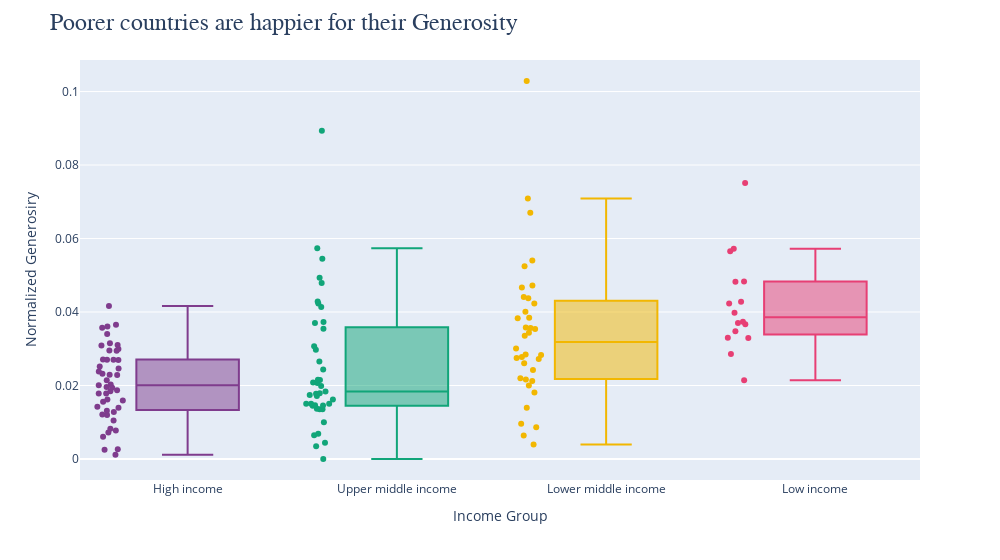

Source (notebook cell):
### Code cell
px.box(merged_df_2,
       x="Income_group",
       y="normalized_Generosity",
       color="Income_group",
       color_discrete_sequence=px.colors.qualitative.Bold,         # This is for Income
       points="all",
       hover_data="Country",
       width=1000).update_layout(showlegend=False).update_layout(
           title={
               'text': "Poorer countries are happier for their Generosity",  # Add your desired title here
               'font': {
                   'family': "Playfair Display",  # Specify the font family here
                    'size': 24  # You can adjust the size if needed
                    },
                    },
                    yaxis_title="Normalized Generosiry",
                    xaxis_title="Income Group",
    showlegend=False  # Hide the legend
)

### Figure 1 — Plotly figure (JSON) as saved in the notebook; plotly's stock layout.template omitted (floating-point values rounded to 4 significant figures)
{"data": [{"alignmentgroup": "True", "boxpoints": "all", "customdata": [["Finland"], ["Denmark"], ["Iceland"], ["Switzerland"], ["Netherlands"], ["Luxembourg"], ["Sweden"], ["Norway"], ["New Zealand"], ["Austria"], ["Australia"], ["Ireland"], ["Germany"], ["Canada"], ["United States"], ["United Kingdom"], ["Czechia"], ["Belgium"], ["France"], ["Bahrain"], ["Slovenia"], ["United Arab Emirates"], ["Saudi Arabia"], ["Singapore"], ["Romania"], ["Spain"], ["Uruguay"], ["Italy"], ["Malta"], ["Lithuania"], ["Slovakia"], ["Estonia"], ["Panama"], ["Latvia"], ["Chile"], ["Croatia"], ["Poland"], ["Kuwait"], ["Hungary"], ["Japan"], ["Portugal"], ["Greece"], ["South Korea"], ["North Cyprus"], ["Russia"], ["Hong Kong S.A.R. of China"], ["Bulgaria"]], "hovertemplate": "Income_group=%{x}<br>normalized_Generosity=%{y}<br>Country=%{customdata[0]}<extra></extra>", "legendgroup": "High income", "marker": {"color": "rgb(127, 60, 141)"}, "name": "High income", "notched": false, "offsetgroup": "High income", "orientation": "v", "showlegend": true, "type": "box", "x": ["High income", "High income", "High income", "High income", "High income", "High income", "High income", "High income", "High income", "High income", "High income", "High income", "High income", "High income", "High income", "High income", "High income", "High income", "High income", "High income", "High income", "High income", "High income", "High income", "High income", "High income", "High income", "High income", "High income", "High income", "High income", "High income", "High income", "High income", "High income", "High income", "High income", "High income", "High income", "High income", "High income", "High income", "High income", "High income", "High income", "High income", "High income"], "x0": " ", "xaxis": "x", "y": [0.01394, 0.02461, 0.03572, 0.01957, 0.03654, 0.01621, 0.02952, 0.02946, 0.03402, 0.02694, 0.03603, 0.02698, 0.02317, 0.03089, 0.03153, 0.04163, 0.02284, 0.007201, 0.01047, 0.02994, 0.0178, 0.03102, 0.01196, 0.02515, 0.006022, 0.0156, 0.01591, 0.01315, 0.02699, 0.008222, 0.01846, 0.0194, 0.007767, 0.01214, 0.02009, 0.0178, 0.02025, 0.01425, 0.01281, 0.001159, 0.00266, 0.002522, 0.0187, 0.02378, 0.02144, 0.0271, 0.02291], "y0": " ", "yaxis": "y"}, {"alignmentgroup": "True", "boxpoints": "all", "customdata": [["Costa Rica"], ["Kosovo"], ["Brazil"], ["Guatemala"], ["Kazakhstan"], ["Serbia"], ["Mexico"], ["El Salvador"], ["Mauritius"], ["Argentina"], ["Thailand"], ["Moldova"], ["Jamaica"], ["Belarus"], ["Colombia"], ["Bosnia and Herzegovina"], ["Mongolia"], ["Dominican Republic"], ["Malaysia"], ["China"], ["Paraguay"], ["Peru"], ["Montenegro"], ["Ecuador"], ["Turkmenistan"], ["Armenia"], ["Libya"], ["Indonesia"], ["North Macedonia"], ["Albania"], ["South Africa"], ["Azerbaijan"], ["Algeria"], ["Ukraine"], ["Georgia"], ["Gabon"], ["Iraq"], ["Iran"], ["Turkey"], ["Namibia"], ["Botswana"]], "hovertemplate": "Income_group=%{x}<br>normalized_Generosity=%{y}<br>Country=%{customdata[0]}<extra></extra>", "legendgroup": "Upper middle income", "marker": {"color": "rgb(17, 165, 121)"}, "name": "Upper middle income", "notched": false, "offsetgroup": "Upper middle income", "orientation": "v", "showlegend": true, "type": "box", "x": ["Upper middle income", "Upper middle income", "Upper middle income", "Upper middle income", "Upper middle income", "Upper middle income", "Upper middle income", "Upper middle income", "Upper middle income", "Upper middle income", "Upper middle income", "Upper middle income", "Upper middle income", "Upper middle income", "Upper middle income", "Upper middle income", "Upper middle income", "Upper middle income", "Upper middle income", "Upper middle income", "Upper middle income", "Upper middle income", "Upper middle income", "Upper middle income", "Upper middle income", "Upper middle income", "Upper middle income", "Upper middle income", "Upper middle income", "Upper middle income", "Upper middle income", "Upper middle income", "Upper middle income", "Upper middle income", "Upper middle income", "Upper middle income", "Upper middle income", "Upper middle income", "Upper middle income", "Upper middle income", "Upper middle income"], "x0": " ", "xaxis": "x", "y": [0.01353, 0.04788, 0.02082, 0.01789, 0.0215, 0.03545, 0.01501, 0.01454, 0.02158, 0.01357, 0.05448, 0.01742, 0.01367, 0.006869, 0.01505, 0.0423, 0.04288, 0.01464, 0.0373, 0.01773, 0.03066, 0.01619, 0.02434, 0.01446, 0.05736, 0.01, 0.01988, 0.08933, 0.04135, 0.02654, 0.01714, 0.004445, 0.0207, 0.03698, 0, 0.006453, 0.02976, 0.0493, 0.01834, 0.01503, 0.003458], "y0": " ", "yaxis": "y"}, {"alignmentgroup": "True", "boxpoints": "all", "customdata": [["Nicaragua"], ["Uzbekistan"], ["Honduras"], ["Philippines"], ["Kyrgyzstan"], ["Bolivia"], ["Vietnam"], ["Tajikistan"], ["Nepal"], ["Ivory Coast"], ["Bangladesh"], ["Laos"], ["Morocco"], ["Cameroon"], ["Senegal"], ["Guinea"], ["Ghana"], ["Cambodia"], ["Benin"], ["Comoros"], ["Nigeria"], ["Kenya"], ["Tunisia"], ["Pakistan"], ["Eswatini, Kingdom of"], ["Myanmar"], ["Sri Lanka"], ["Egypt"], ["Mauritania"], ["Jordan"], ["India"], ["Zambia"], ["Tanzania"], ["Lesotho"], ["Zimbabwe"], ["Lebanon"]], "hovertemplate": "Income_group=%{x}<br>normalized_Generosity=%{y}<br>Country=%{customdata[0]}<extra></extra>", "legendgroup": "Lower middle income", "marker": {"color": "rgb(242, 183, 1)"}, "name": "Lower middle income", "notched": false, "offsetgroup": "Lower middle income", "orientation": "v", "showlegend": true, "type": "box", "x": ["Lower middle income", "Lower middle income", "Lower middle income", "Lower middle income", "Lower middle income", "Lower middle income", "Lower middle income", "Lower middle income", "Lower middle income", "Lower middle income", "Lower middle income", "Lower middle income", "Lower middle income", "Lower middle income", "Lower middle income", "Lower middle income", "Lower middle income", "Lower middle income", "Lower middle income", "Lower middle income", "Lower middle income", "Lower middle income", "Lower middle income", "Lower middle income", "Lower middle income", "Lower middle income", "Lower middle income", "Lower middle income", "Lower middle income", "Lower middle income", "Lower middle income", "Lower middle income", "Lower middle income", "Lower middle income", "Lower middle income", "Lower middle income"], "x0": " ", "xaxis": "x", "y": [0.02725, 0.04668, 0.03354, 0.01812, 0.03568, 0.02, 0.02607, 0.02194, 0.04408, 0.02847, 0.02424, 0.03832, 0.003953, 0.0301, 0.02833, 0.04375, 0.04719, 0.03578, 0.02746, 0.04232, 0.03844, 0.07088, 0.006422, 0.04007, 0.008644, 0.1029, 0.03439, 0.009562, 0.02119, 0.01397, 0.05242, 0.054, 0.06701, 0.02164, 0.03539, 0.02774], "y0": " ", "yaxis": "y"}, {"alignmentgroup": "True", "boxpoints": "all", "customdata": [["Gambia"], ["Liberia"], ["Mozambique"], ["Niger"], ["Burkina Faso"], ["Uganda"], ["Mali"], ["Madagascar"], ["Chad"], ["Ethiopia"], ["Yemen"], ["Togo"], ["Malawi"], ["Sierra Leone"], ["Rwanda"], ["Afghanistan"]], "hovertemplate": "Income_group=%{x}<br>normalized_Generosity=%{y}<br>Country=%{customdata[0]}<extra></extra>", "legendgroup": "Low income", "marker": {"color": "rgb(231, 63, 116)"}, "name": "Low income", "notched": false, "offsetgroup": "Low income", "orientation": "v", "showlegend": true, "type": "box", "x": ["Low income", "Low income", "Low income", "Low income", "Low income", "Low income", "Low income", "Low income", "Low income", "Low income", "Low income", "Low income", "Low income", "Low income", "Low income", "Low income"], "x0": " ", "xaxis": "x", "y": [0.07514, 0.03475, 0.03665, 0.03297, 0.03982, 0.04824, 0.02858, 0.03295, 0.04281, 0.04833, 0.02144, 0.04232, 0.03733, 0.0565, 0.05722, 0.03702], "y0": " ", "yaxis": "y"}], "layout": {"boxmode": "overlay", "legend": {"title": {"text": "Income_group"}, "tracegroupgap": 0}, "margin": {"t": 60}, "showlegend": false, "title": {"font": {"family": "Playfair Display", "size": 24}, "text": "Poorer countries are happier for their Generosity"}, "width": 1000, "xaxis": {"anchor": "y", "categoryarray": ["High income", "Upper middle income", null, "Lower middle income", "Low income"], "categoryorder": "array", "domain": [0, 1], "title": {"text": "Income Group"}}, "yaxis": {"anchor": "x", "domain": [0, 1], "title": {"text": "Normalized Generosiry"}}}}
